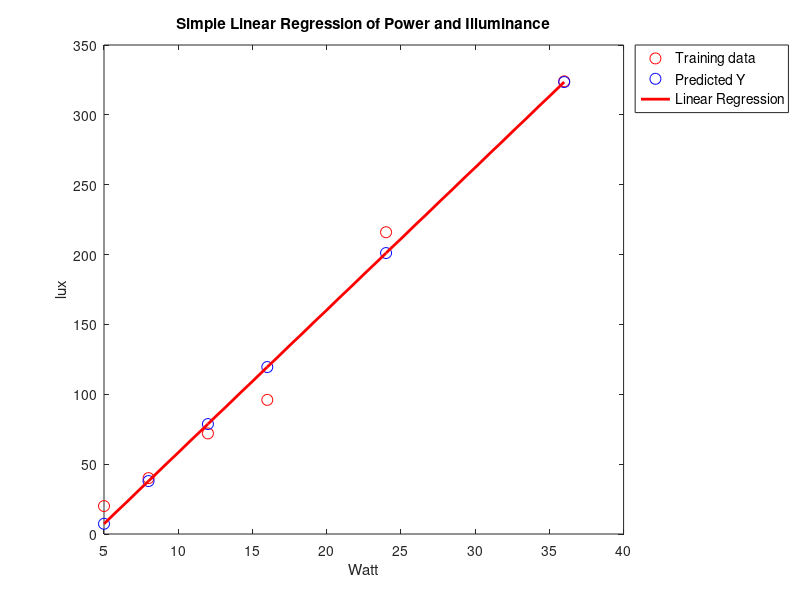

Write MATLAB code to recreate this figure.
% Data of Dimmable LED's Illuminance (lux) and Power (Watt) with 20 (m^2) of area.
lux = [20, 40, 72, 96, 216, 324];
watts = [5, 8, 12, 16, 24, 36];

% Change variables name
x = [watts];
y = [lux];

% Find n and mean of x and y
n = length(x);
global mean_x = mean(x)
global mean_y = mean(y)

% Function to plot the data
function plotData(x, y)
  plot(x, y, 'ro', 'MarkerSize', 8); % Plot the data
  
  xlabel('Watt'); % Set the x-axis label
  ylabel('lux'); % Set the y-axis label
end

% We use simple linear regression formula -> y = a + B.x

global e_x = []; % errors of x
global e_y = []; % errors of y

% Function to calculate the errors
function calcError (n, x, y)
  global e_x;
  global e_y;
  global mean_x;
  global mean_y;

  for i = 1:n,
    err_x = x(i) - mean_x;
    err_y = y(i) - mean_y;
    e_x = vertcat(e_x, [err_x]);
    e_y = vertcat(e_y, [err_y]);
  end
endfunction

% Function to calculate the numerator of B (Beta)
function num = numerator (n)
  global e_x;
  global e_y;
  num = 0;
  multiplication = [];

  for i = 1:n,
    x = e_x(i) * e_y(i);
    multiplication = vertcat(multiplication, [x]);
  end

  num = sum(multiplication);
  return;
endfunction

% Function to calculate tht denominator of B (Beta)
function denom = denominator (n)
  global e_x;
  denom = 0;
  square = [];

  for i = 1:n,
    y = power(e_x(i), 2);
    square = vertcat(square, [y]);
  end

  denom = sum(square);
  return
endfunction

% Function to calculate the slope B (Beta)
function B = slope (num, denom)
  B = num / denom;
  return
endfunction

% Function to calculate the intercept a (alpha)
function a = intercept (B)
  global mean_x;
  global mean_y;

  a = mean_y - B * mean_x;
  return
endfunction

% Function to compute Y (prediction)
function Y = prediction (n, a, B, x)
  Y = [];

  for i = 1:n,
    predict = a + B * x(i);
    Y = vertcat(Y, [predict]);
  end
  return;
endfunction

% Function to plot the prediction
function plotPredict(x, Y)
  plot(x, Y, 'bo', 'MarkerSize', 8); % Plot the Y prediction
end

% Function to plot the line of linear regression
function plotLine(x, Y)
  plot(x, Y, 'r-', 'linewidth', 2); % Plot the regression line
end

% Function to calculate the RMSE
function rmse = estimateTheError(n, y, Y)
  substract = [];
  squared_error = [];
  for i = 1:n,
    subs = Y(i) - y(i);
    substract = vertcat(substract, [subs]);
    square = power(substract(i), 2);
    squared_error = vertcat(squared_error, [square]);
  end
  rmse = sqrt(sum(squared_error) / 5);
  return;
endfunction

calcError(n, x, y);
B = slope(numerator(n), denominator(n));
a = intercept(B);
Y = prediction(n, a, B, x);

printf('Prediction: \n');
disp(Y);
printf('\n');
printf('RMSE = %f\n', estimateTheError(n, y, Y));

plotData(x, y);
hold on;
plotPredict(x, Y);
hold on;
plotLine(x, Y);
title ("Simple Linear Regression of Power and Illuminance");
labels = legend('Training data', 'Predicted Y', 'Linear Regression');
legend(labels,"location", "northeastoutside");
set (labels, "fontsize", 10);
hold off;

printf('\n');
fprintf('Program paused. Press enter to exit.\n');

pause;